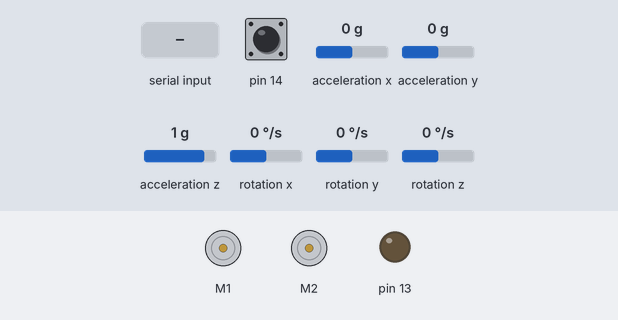
Bench run of a sketch on a simulated Arduino Leonardo, built with avr-gcc and run on an emulated ATmega32U4. Parts: 2 × DC motor (green arrow = forward, orange = backward, longer = faster), output pins drawn as LEDs (lit = HIGH). Inputs (shaded band) come from the test bench; at power-on: rotation y 0 °/s, pin 14 HIGH, acceleration x 0 g, acceleration y 0 g, acceleration z 1 g, rotation x 0 °/s, rotation z 0 °/s. What the sketch prints to the serial monitor is not drawn.

Above: at 3.6 s.
3.7 s: "w" received over the second serial link
At 4.3 s:
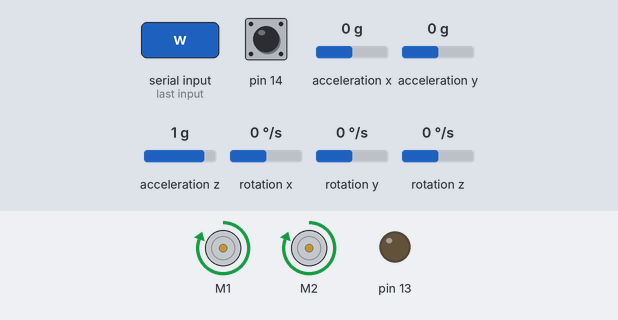
5.2 s: "a" received over the second serial link
At 6.4 s:
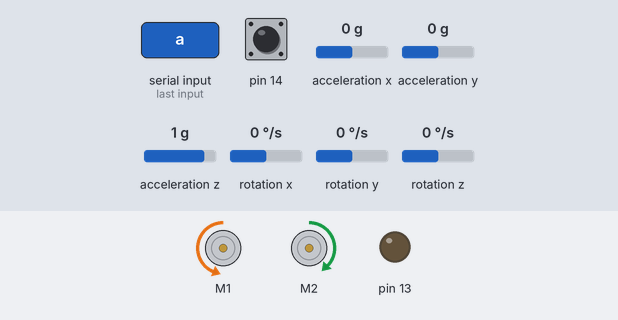
6.7 s: "d" received over the second serial link
At 7.8 s:
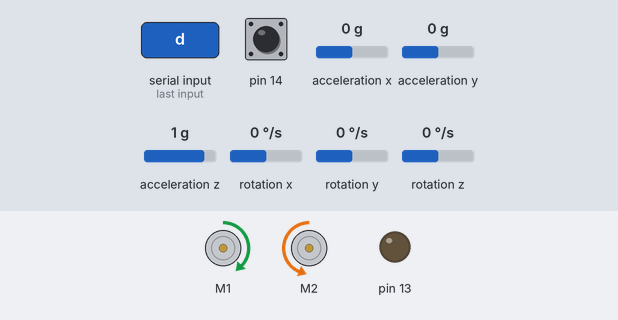
8.2 s: "s" received over the second serial link
At 8.9 s:
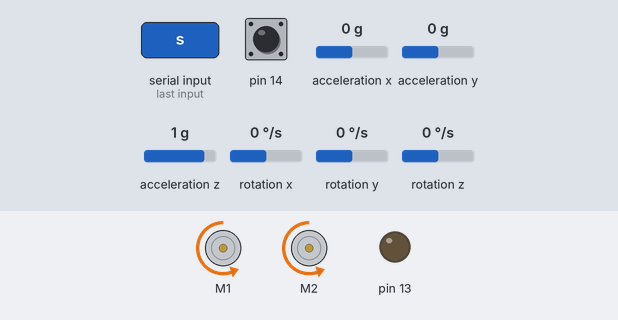
9.7 s: "q" received over the second serial link
At 10.1 s:
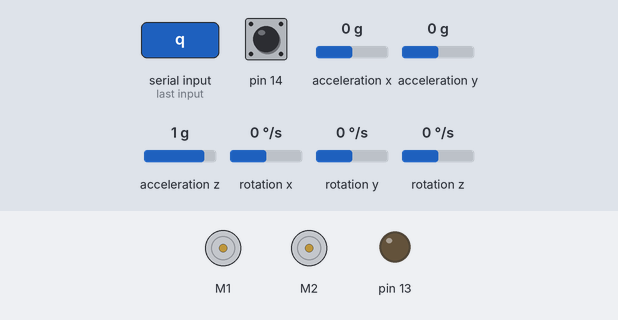
11.2 s: rotation y set to -192 °/s
Timing chart, 0 to 14.2 s (numbered marks = the images above; inputs shaded):
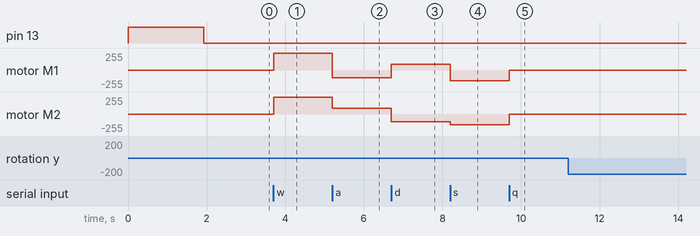

Measured:
- after the input at 3.7 s, motor M1, motor M2: stopped → forward 255/255 at once
- after the input at 5.2 s, motor M1: forward 255/255 → backward 114/255 at once; motor M2: forward 255/255 → forward 89/255 at once
- after the input at 6.7 s, motor M1: backward 114/255 → forward 89/255 at once; motor M2: forward 89/255 → backward 114/255 at once
- after the input at 8.2 s, motor M1: forward 89/255 → backward 159/255 at once; motor M2: backward 114/255 → backward 159/255 at once
- after the input at 9.7 s, motor M1, motor M2: backward 159/255 → stopped at once
- after the input at 11.2 s, every drawn part: stays the same

The sketch:

AllesVergaderingGerard.ino
```cpp
#include <Wire.h>
#include <Zumo32U4.h>


Zumo32U4ButtonA buttonA;
Zumo32U4Motors motors;
Zumo32U4LineSensors lineSensors;
Zumo32U4Buzzer buzzer;
Zumo32U4IMU imu;

#include "TurnSensor.h"

char input;

int snelheidLinks = 0;
int snelheidRechts = 0;

#define NUM_SENSORS 5
uint16_t lineSensorValues[NUM_SENSORS];

void setup() {
  // put your setup code here, to run once:
  Serial.begin(9600);
  Serial1.begin(9600);

  turnSensorSetup();
  delay(500);
  turnSensorReset();

  lineSensors.initFiveSensors();
}

void loop() {
  // put your main code here, to run repeatedly:
  basicControls();

  turnSensorUpdate();
  if(buttonA.isPressed()) {
    Serial.println((((int32_t)turnAngle >> 16) * 360) >> 16);
  }

  lineSensors.read(lineSensorValues);
  printen();
}

void printen(){
  uint16_t sensorEen = lineSensorValues[0];
  uint16_t sensorTwee = lineSensorValues[1];
  uint16_t sensorDrie = lineSensorValues[2];
  uint16_t sensorVier = lineSensorValues[3];
  uint16_t sensorVijf = lineSensorValues[4];
  Serial.print("Links: ");
  Serial.print(" ");
  Serial.print(sensorEen);
  Serial.print(" ");
  Serial.print(sensorTwee);

  Serial.print("  Midden: ");
  Serial.print(" ");
  Serial.print(sensorDrie);

  Serial.print("  rechts: ");
  Serial.print(" ");
  Serial.print(sensorVier);
  Serial.print(" ");
  Serial.print(sensorVijf);
  Serial.println();
}

void basicControls()
{

  if (Serial1.available())
  {
    input=Serial1.read();

  if (input == 'w') //forward = w
  {
    moveForward();
  }

  if (input == 'a') // corner to the left = a
  {
      cornerLeft();
  }

  if (input == 'd') // corner to the right = d
  {
      cornerRight();
  }


  if (input == 's') //backwards = s
  {
      moveBackwards();
  }


  if (input == 'q') // stop = q
  {
      stopMoving();
  }

    if (snelheidLinks > 400) snelheidLinks = 400; // engine safety (forward)
    if (snelheidLinks < -400) snelheidLinks = -400; // engine safety (backwards)
    if (snelheidRechts > 400) snelheidRechts = 400; // engine safety (forward)
    if (snelheidRechts < -400) snelheidRechts = -400; // engine safety (backwards)
    motors.setLeftSpeed(snelheidLinks);
    motors.setRightSpeed(snelheidRechts);
 }
}

  void moveForward() //settings to move forward
  {
    snelheidLinks = 400;
    snelheidRechts = 400;
    Serial1.println("Vooruit!");
  }
  void cornerLeft() //settings for corner to the left
  {
      snelheidLinks = -180;
      snelheidRechts = 140; // bocht naar links
      Serial1.println("bocht naar links!");
  }
  void cornerRight() //settings for corner to the right
  {
      snelheidLinks = 140;
      snelheidRechts = -180; // bocht naar rechts
      Serial1.println("bocht naar rechts!");
  }
 void moveBackwards() // settings for backwards
 {
      snelheidLinks = -250;
      snelheidRechts = -250;
      Serial1.println("achteruit!!");
 }
   void stopMoving() // settings for STOP
  {
      snelheidLinks = 0;
      snelheidRechts = 0;
      Serial1.println("stop!!");
  }
  
```

TurnSensor.h
```cpp
#include <Wire.h>


uint32_t turnAngle = 0;

// turnRate is the current angular rate of the gyro, in units of
// 0.07 degrees per second.
int16_t turnRate;

// This is the average reading obtained from the gyro's Z axis
// during calibration.
int16_t gyroOffset;

// This variable helps us keep track of how much time has passed
// between readings of the gyro.
uint16_t gyroLastUpdate = 0;

void turnSensorReset()
{
  gyroLastUpdate = micros();
  turnAngle = 0;
}

void turnSensorUpdate()
{
  // Read the measurements from the gyro.
  imu.readGyro();
  turnRate = imu.g.y - gyroOffset;

  // Figure out how much time has passed since the last update (dt)
  uint16_t m = micros();
  uint16_t dt = m - gyroLastUpdate;
  gyroLastUpdate = m;

  int32_t d = (int32_t)turnRate * dt;

  turnAngle += (int64_t)d * 14680064 / 17578125;
}

void turnSensorSetup()
{
  Wire.begin();
  imu.init();
  imu.enableDefault();
  imu.configureForTurnSensing();

  // Turn on the yellow LED in case the display is not available.
  ledYellow(1);

  // Delay to give the user time to remove their finger.
  delay(500);

  // Calibrate the gyro.
  int32_t total = 0;
  for (uint16_t i = 0; i < 1024; i++)
  {
    // Wait for new data to be available, then read it.
    while(!imu.gyroDataReady()) {}
    imu.readGyro();

    // Add the Z axis reading to the total.
    total += imu.g.y;
  }
  ledYellow(0);
  gyroOffset = total / 1024;

  turnSensorReset();
  turnSensorUpdate();
}
```
